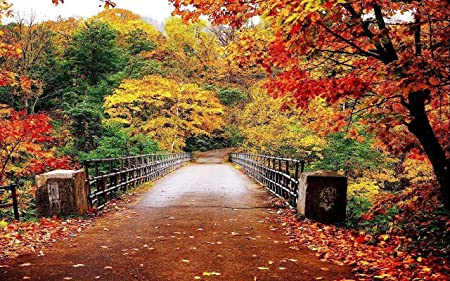
#> input picture photo/8.jpg, 450 x 281 px
$ python transformations.py
#> lines starting #> are read from the running program, lines starting #| are printed output that depends on the picture
import cv2 as cv
import numpy as np

img = cv.imread('photo/8.jpg')
#> img is the input picture: shape (281, 450, 3); mean B, G, R 60.8, 93, 137

cv.imshow('Boston', img)

# Translation
def translate(img, x, y):
	transMat = np.float32([[1,0,x],[0,1,y]])
	dimensions = (img.shape[1], img.shape[0])
	return cv.warpAffine(img, transMat, dimensions)

# -x --> Left
# -y --> Up
# x --> Right
# y --> Down
# translated = translate(img, 100, 100)
# cv.imshow('Transalated', translated)

# Rotation
def rotate(img, angle, rotPoint=None):
	(height, width) = img.shape[:2]

	if rotPoint is None:
		rotPoint = (width//2, height//2)

	rotMat = cv.getRotationMatrix2D(rotPoint, angle, 1.0)
	dimensions = (width, height)

	return cv.warpAffine(img, rotMat, dimensions)

# [12 lines of commented-out code are left out]

flip = cv.flip(img, -1) # 0, 1, -1
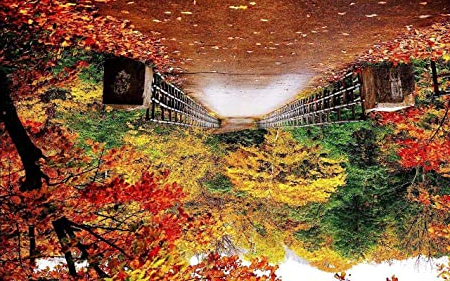
#> flip: shape (281, 450, 3); mean B, G, R 60.8, 93, 137
cv.imshow('FLip', flip)

# Cropping image
cropped = img[200:400, 300:400]
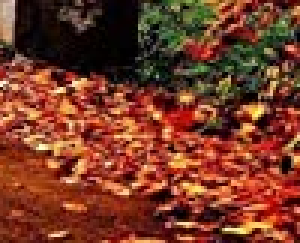
#> cropped: shape (81, 100, 3) (shown 3 times larger); mean B, G, R 38.1, 58.1, 119.4
cv.imshow('Cropped', cropped)


cv.waitKey(0)

$ run again, with photo/12.jpg copied over photo/8.jpg
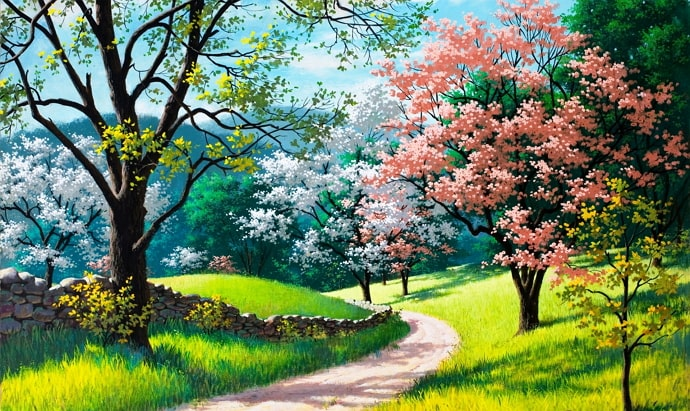
#> input picture photo/12.jpg, 690 x 411 px
#> img is the input picture: shape (411, 690, 3); mean B, G, R 95, 131.8, 110
#> `flip = cv.flip(img, -1)`:
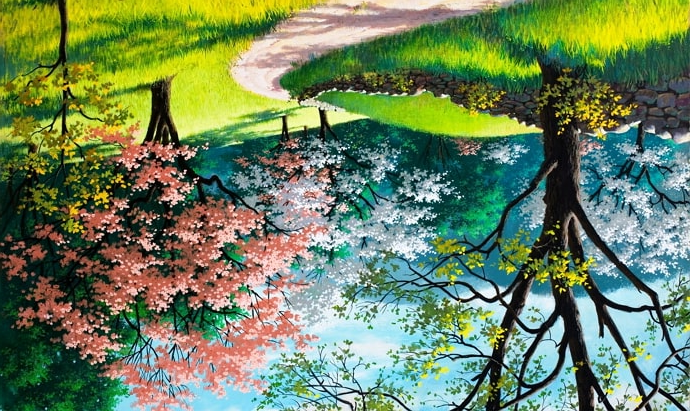
#> flip: shape (411, 690, 3); mean B, G, R 95, 131.8, 110
#> `cropped = img[200:400, 300:400]`:
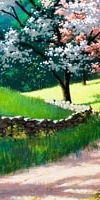
#> cropped: shape (200, 100, 3); mean B, G, R 103.7, 130.8, 109
